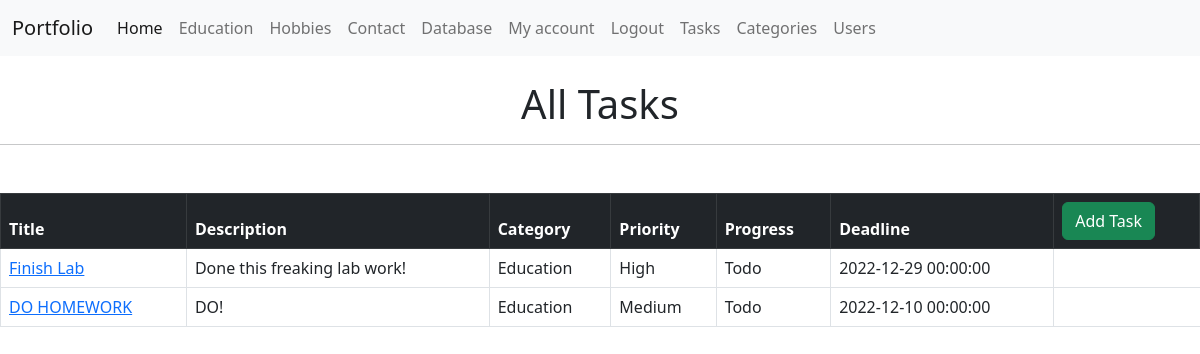
Page /task (signed in) on the committed database.
### app/to_do/models.py (models this page shows, shortened)
class Task(db.Model):
    id = db.Column(db.Integer, primary_key=True, autoincrement=True)
    title = db.Column(db.String(120), nullable=False)
    description = db.Column(db.String(2000), nullable=True)
    created = db.Column(db.DateTime, default=datetime.now())
    modified = db.Column(db.DateTime, default=datetime.now, onupdate=datetime.now)
    deadline = db.Column(db.DateTime)
    priority = db.Column(db.Enum(Priority, values_callable=lambda x: [str(member.value) for member in Priority]))
    progress = db.Column(db.Enum(Progress, values_callable=lambda x: [str(member.value) for member in Progress]))
    owner_id = db.Column(db.Integer, db.ForeignKey('user.id'), nullable=False)
    category_id = db.Column(db.Integer, db.ForeignKey('category.id'))
    users = db.relationship('User', secondary=task_user, backref=db.backref('tasks', lazy='dynamic'), lazy='dynamic')
    comments = db.relationship('Comment', backref='tasks', lazy='dynamic')

class Category(db.Model):
    id = db.Column(db.Integer, primary_key=True)
    name = db.Column(db.String(255), nullable=False, unique=True)
    tasks = db.relationship('Task', backref='category', lazy='dynamic')

### app/to_do/views.py (the view)
@to_do_bp.route('/task', methods=['GET'])
@login_required
def tasks():
    tasks_ = Task.query.order_by(Task.priority.desc(),
                                 Task.deadline.asc()
                                 ).all()
    return render_template('tasks.html', tasks=tasks_)

### app/account/models.py (called while the page is built)
@login_manager.user_loader
def user_loader(user_id):
    return User.query.get(int(user_id))

### app/to_do/templates/to_do/tasks.html (shortened to what this page needs)
{% extends 'layout.html' %}
{% block name %}
<br><h1 class="text-center">All Tasks</h1>
{% endblock %}
{% block body %}
<table class="table table-hover table-bordered">
    <thead class="table-dark">
      <tr>
       <th scope="col">Title</th>
       <th scope="col">Description</th>
       <th scope="col">Category</th>
       <th scope="col">Priority</th>
       <th scope="col">Progress</th>
       <th scope="col">Deadline</th>
       <th scope="col"><a href="{{ url_for('to_do.task_create') }}" type="button" class="btn btn-success">Add Task</a></th>
      </tr>
    </thead>
    <tbody>
        {% for task in tasks %}
      <tr>
       <td><a href="{{url_for('to_do.task', id=task.id) }}">{{task.title}}</a></td>
       <td>{{task.description|safe}}</td>
       <td>{{task.category.name}}</td>
       <td>{{task.priority.name|capitalize }}</td>
       <td>{{task.progress.name|capitalize }}</td>
       <td>{{task.deadline}}</td>
       </tr>
    </tbody>
    {% endfor%}
 </table>
{% endblock %}

### app/templates/layout.html (shortened to what this page needs)
<html lang="en">
<head>
    <link href="{{url_for('static', filename = 'css/bootstrap.min.css')}}" rel="stylesheet">
</head>
<body>
    {% include "nav.html" %}
    {% block name %}
    {% endblock %}
    <hr class="col-3 col-md-12 mb-5">
    {% block body %}
    {% endblock %}
</body>
</html>

### app/templates/nav.html (shortened to what this page needs)
<nav class="navbar navbar-expand-lg bg-light">
    <div class="container-fluid">
        <a class="navbar-brand" href="{{ url_for('home.portfolio') }}">Portfolio</a>
        <div class="collapse navbar-collapse" id="navbarNavAltMarkup">
            <div class="navbar-nav">
                <a class="nav-link active" aria-current="page" href="{{ url_for('home.home') }}">Home</a>
                <a class="nav-link" href="{{ url_for('home.education') }}">Education</a>
                <a class="nav-link" href="{{ url_for('home.hobbies') }}">Hobbies</a>
                <a class="nav-link" href="{{ url_for('cabinet.contact') }}">Contact</a>
                <a class="nav-link" href="{{ url_for('cabinet.database') }}">Database</a>
                {% if current_user.is_authenticated == false %}
                <a class="nav-link" href="{{ url_for('account.register') }}">Registration</a>
                <a class="nav-link" href="{{ url_for('account.login') }}">Log In</a>
                {% else %}
                <a class="nav-link" href="{{ url_for('account.account') }}">My account</a>
                <a class="nav-link" href="{{ url_for('account.logout') }}">Logout</a>
                <a class="nav-link" href="{{ url_for('to_do.tasks') }}">Tasks</a>
                <a class="nav-link" href="{{ url_for('to_do.categories') }}">Categories</a>
                {% endif %}
                <a class="nav-link" href="{{ url_for('account.users') }}">Users</a>
            </div>
        </div>
    </div>
</nav>

### rows in the picture
Task: title "Finish Lab", description "Done this freaking lab work!", category.name "Education", priority.name "High", progress.name "Todo", deadline "2022-12-29 00:00:00"
Task: title "DO HOMEWORK", description "DO!", category.name "Education", priority.name "Medium", progress.name "Todo", deadline "2022-12-10 00:00:00"
